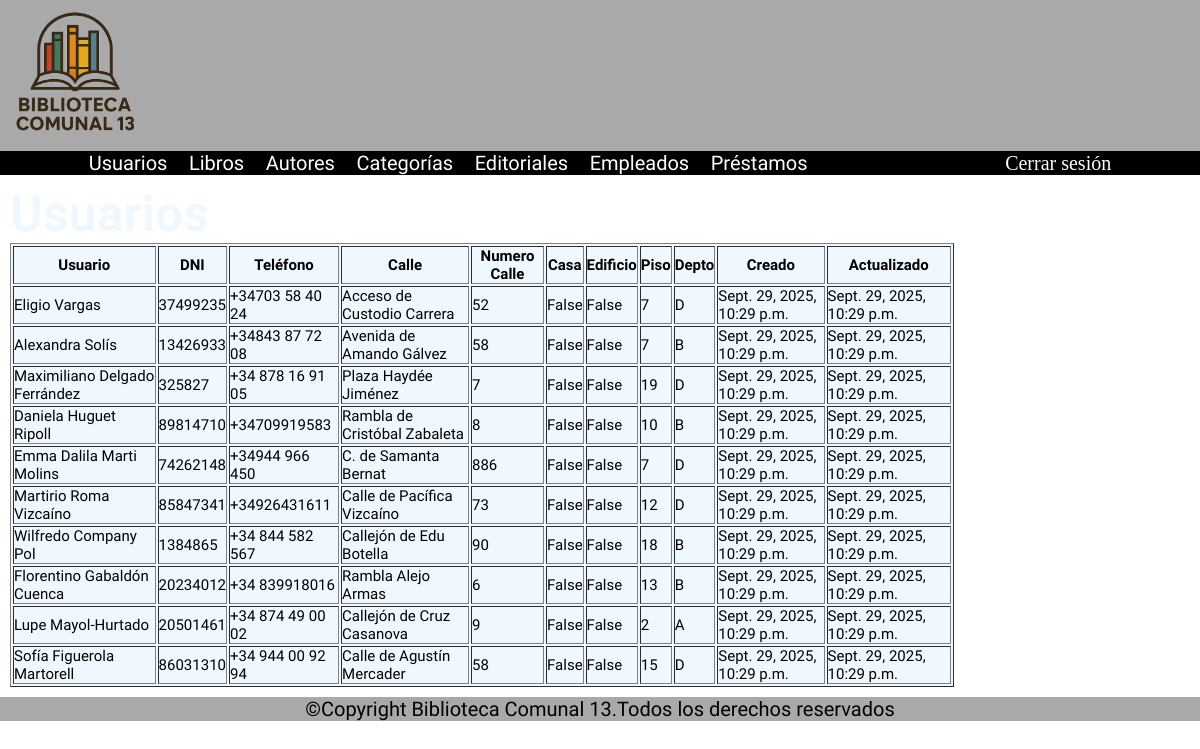
/usuarios/lista/ (signed in), run on the app's committed database.
### apps/usuarios/models.py (models this page shows)
class Usuario(models.Model):
    nombre_usuario = models.CharField(max_length=100, null=False, blank=False)
    dni = models.CharField(max_length=15, unique=True, null=False, blank=False)
    telefono = models.CharField(max_length=20)
    calle = models.CharField(max_length=100)
    numero_calle = models.IntegerField()
    casa = models.BooleanField(default=False)
    edificio = models.BooleanField(default=False)
    piso = models.CharField(max_length=10)
    departamento_numero_casa = models.CharField(max_length=10)
    created_at = models.DateTimeField(auto_now_add=True)
    updated_at = models.DateTimeField(auto_now=True)

### apps/usuarios/views.py (the view)
# urls.py: path('lista/', lista_usuarios, name='lista_usuarios')
@login_required(login_url='index')
def lista_usuarios(request):
    return render(request=request,
                  template_name='usuarios.html',
                  context={"usuarios":Usuario.objects.all()})

### templates/usuarios.html (shortened to what this page needs)
{% load static %}
<!DOCTYPE html>
<html lang="en">
<head>
    <link rel="stylesheet" href="{% static 'css/styles.css' %}">
</head>
<body>
  <header>
    <img src="{% static './multimedia/logo_BC13.png' %}" width="150">
  </header>
  <nav class="nav__flex font__white">
    <ul class="bona-nova-sc-regular">
      <li><a href="{% url 'lista_usuarios' %}">Usuarios</a></li>
      <li><a href="{% url 'lista_libros' %}">Libros</a></li>
      <li><a href="{% url 'lista_autores' %}">Autores</a></li>
      <li><a href="{% url 'lista_categorias' %}">Categorías</a></li>
      <li><a href="{% url 'lista_editoriales' %}">Editoriales</a></li>
      <li><a href="{% url 'lista_empleados' %}">Empleados</a></li>
      <li><a href="{% url 'lista_prestamos' %}">Préstamos</a></li>
    </ul>
    <a href="{% url 'logout' %}">Cerrar sesión</a>
  </nav>
  <main>
    <h1 class="bona-nova-sc-bold font__white">Usuarios</h1>
    <table border="1" class="bona-nova-sc-regular">
  <thead>
    <tr>
      <th><strong>Usuario</strong></th>
      <th><strong>DNI</strong></th>
      <th><strong>Teléfono</strong></th>
      <th><strong>Calle</strong></th>
      <th><strong>Numero Calle</strong></th>
      <th><strong>Casa</strong></th>
      <th><strong>Edificio</strong></th>
      <th><strong>Piso</strong></th>
      <th><strong>Depto</strong></th>
      <th><strong>Creado</strong></th>
      <th><strong>Actualizado</strong></th>
    </tr>
  </thead>
  <tbody>
    {%for usuario in usuarios%}
    <tr>
      <td>{{usuario.nombre_usuario}}</td>
      <td>{{usuario.dni}}</td>
      <td>{{usuario.telefono}}</td>
      <td>{{usuario.calle}}</td>
      <td>{{usuario.numero_calle}}</td>
      <td>{{usuario.casa}}</td>
      <td>{{usuario.edificio}}</td>
      <td>{{usuario.piso}}</td>
      <td>{{usuario.departamento_numero_casa}}</td>
      <td>{{usuario.created_at}}</td>
      <td>{{usuario.updated_at}}</td>
    </tr>
    {% endfor %}
  </tbody>
</table>
  </main>
  <footer>
    <p class="bona-nova-sc-regular align__center">©Copyright Biblioteca Comunal 13.Todos los derechos reservados</p>
  </footer>
</body>
</html>

### static/css/styles.css (style rules this page uses)
* { margin: 0px; padding: 0px; }
html, body { width: 100%; height: 100%; margin: 0; font-size: 62.5%; background-image: url("../multimedia/background.jpg"); background-size: cover; }
main { flex: 1; padding: 1rem; }
header,footer { background-color: darkgrey; }
nav { background-color: black; height: auto; }
.align__center { text-align: center; }
p { font-size: 2rem; }
h1 { font-size: 5rem; }
table { background-color: aliceblue; width: 80%; }
td, th { font-size: 1.5rem; }
.font__white { color: aliceblue; }
.nav__flex { display: flex; justify-content: space-around; align-items: center; }
a { text-decoration: none; color: white; font-size: 2rem; }
ul > li { list-style: none; display: inline; margin-right: 20px; }
.bona-nova-sc-regular { font-family: "Bona Nova SC", serif; font-weight: 400; font-style: normal; }
.bona-nova-sc-bold { font-family: "Bona Nova SC", serif; font-weight: 700; font-style: normal; }
@media (min-width: 1024px) and (max-width: 1279px) { .nav__flex { flex-direction: row; justify-content: space-around; } }
@media (min-width: 1024px) and (max-width: 1279px) { a { font-size: 2rem; } }
@media (min-width: 1024px) and (max-width: 1279px) { table { width: 80%; } }
@media (min-width: 1024px) and (max-width: 1279px) { header img { width: 150px; } }

### data on the page
Usuario: nombre_usuario "Eligio Vargas", dni "37499235", telefono "+34703 58 40 24", calle "Acceso de Custodio Carrera", numero_calle "52", casa "False", edificio "False", piso "7", departamento_numero_casa "D", created_at "Sept. 29, 2025, 10:29 p.m.", updated_at "Sept. 29, 2025, 10:29 p.m."
Usuario: nombre_usuario "Alexandra Solís", dni "13426933", telefono "+34843 87 72 08", calle "Avenida de Amando Gálvez", numero_calle "58", casa "False", edificio "False", piso "7", departamento_numero_casa "B", created_at "Sept. 29, 2025, 10:29 p.m.", updated_at "Sept. 29, 2025, 10:29 p.m."
Usuario: nombre_usuario "Maximiliano Delgado Ferrández", dni "325827", telefono "+34 878 16 91 05", calle "Plaza Haydée Jiménez", numero_calle "7", casa "False", edificio "False", piso "19", departamento_numero_casa "D", created_at "Sept. 29, 2025, 10:29 p.m.", updated_at "Sept. 29, 2025, 10:29 p.m."
Usuario: nombre_usuario "Daniela Huguet Ripoll", dni "89814710", telefono "+34709919583", calle "Rambla de Cristóbal Zabaleta", numero_calle "8", casa "False", edificio "False", piso "10", departamento_numero_casa "B", created_at "Sept. 29, 2025, 10:29 p.m.", updated_at "Sept. 29, 2025, 10:29 p.m."
Usuario: nombre_usuario "Emma Dalila Marti Molins", dni "74262148", telefono "+34944 966 450", calle "C. de Samanta Bernat", numero_calle "886", casa "False", edificio "False", piso "7", departamento_numero_casa "D", created_at "Sept. 29, 2025, 10:29 p.m.", updated_at "Sept. 29, 2025, 10:29 p.m."
Usuario: nombre_usuario "Martirio Roma Vizcaíno", dni "85847341", telefono "+34926431611", calle "Calle de Pacífica Vizcaíno", numero_calle "73", casa "False", edificio "False", piso "12", departamento_numero_casa "D", created_at "Sept. 29, 2025, 10:29 p.m.", updated_at "Sept. 29, 2025, 10:29 p.m."
Usuario: nombre_usuario "Wilfredo Company Pol", dni "1384865", telefono "+34 844 582 567", calle "Callejón de Edu Botella", numero_calle "90", casa "False", edificio "False", piso "18", departamento_numero_casa "B", created_at "Sept. 29, 2025, 10:29 p.m.", updated_at "Sept. 29, 2025, 10:29 p.m."
Usuario: nombre_usuario "Florentino Gabaldón Cuenca", dni "20234012", telefono "+34 839918016", calle "Rambla Alejo Armas", numero_calle "6", casa "False", edificio "False", piso "13", departamento_numero_casa "B", created_at "Sept. 29, 2025, 10:29 p.m.", updated_at "Sept. 29, 2025, 10:29 p.m."
Usuario: nombre_usuario "Lupe Mayol-Hurtado", dni "20501461", telefono "+34 874 49 00 02", calle "Callejón de Cruz Casanova", numero_calle "9", casa "False", edificio "False", piso "2", departamento_numero_casa "A", created_at "Sept. 29, 2025, 10:29 p.m.", updated_at "Sept. 29, 2025, 10:29 p.m."
Usuario: nombre_usuario "Sofía Figuerola Martorell", dni "86031310", telefono "+34 944 00 92 94", calle "Calle de Agustín Mercader", numero_calle "58", casa "False", edificio "False", piso "15", departamento_numero_casa "D", created_at "Sept. 29, 2025, 10:29 p.m.", updated_at "Sept. 29, 2025, 10:29 p.m."
